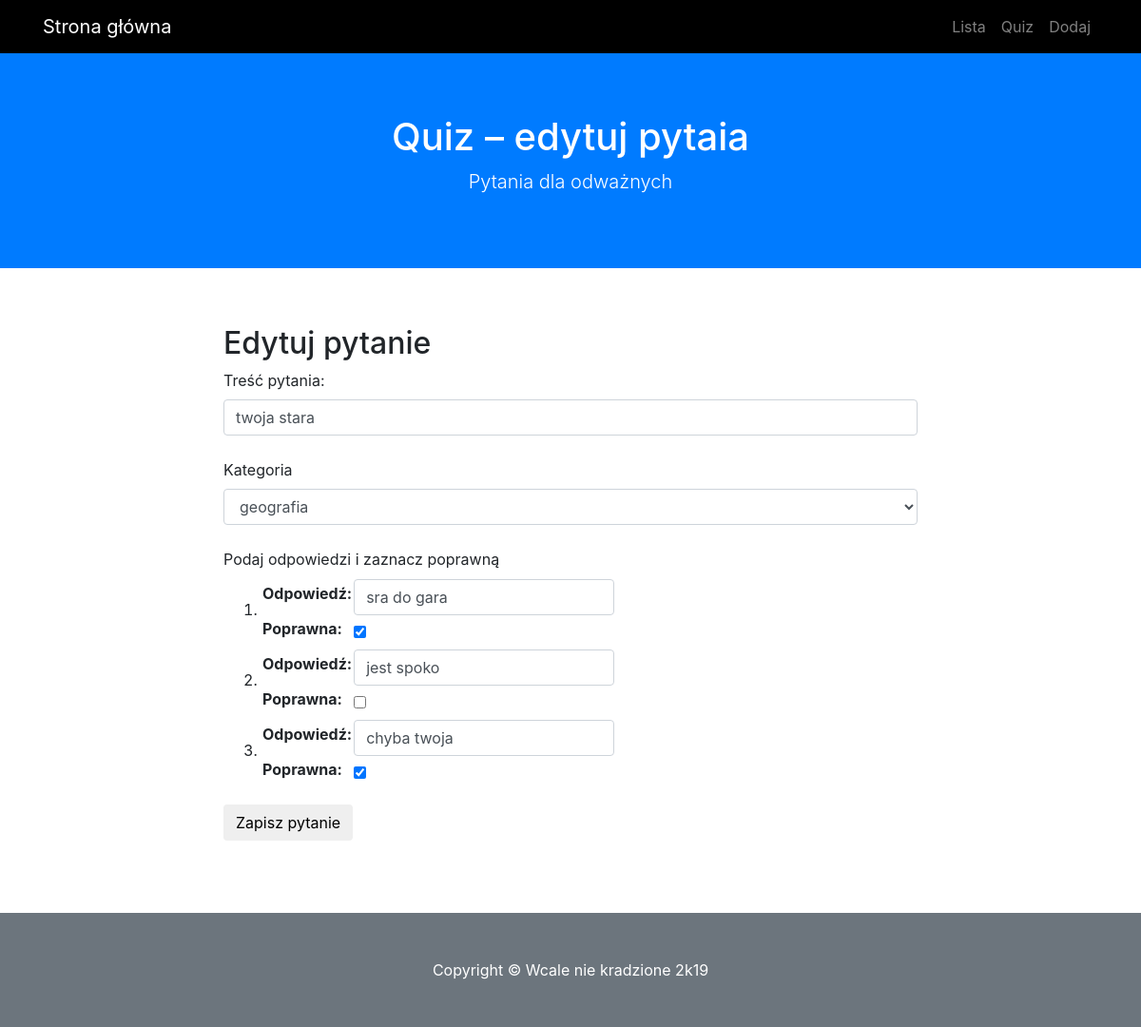
/edytuj/5, run on an earlier commit of the app's database.
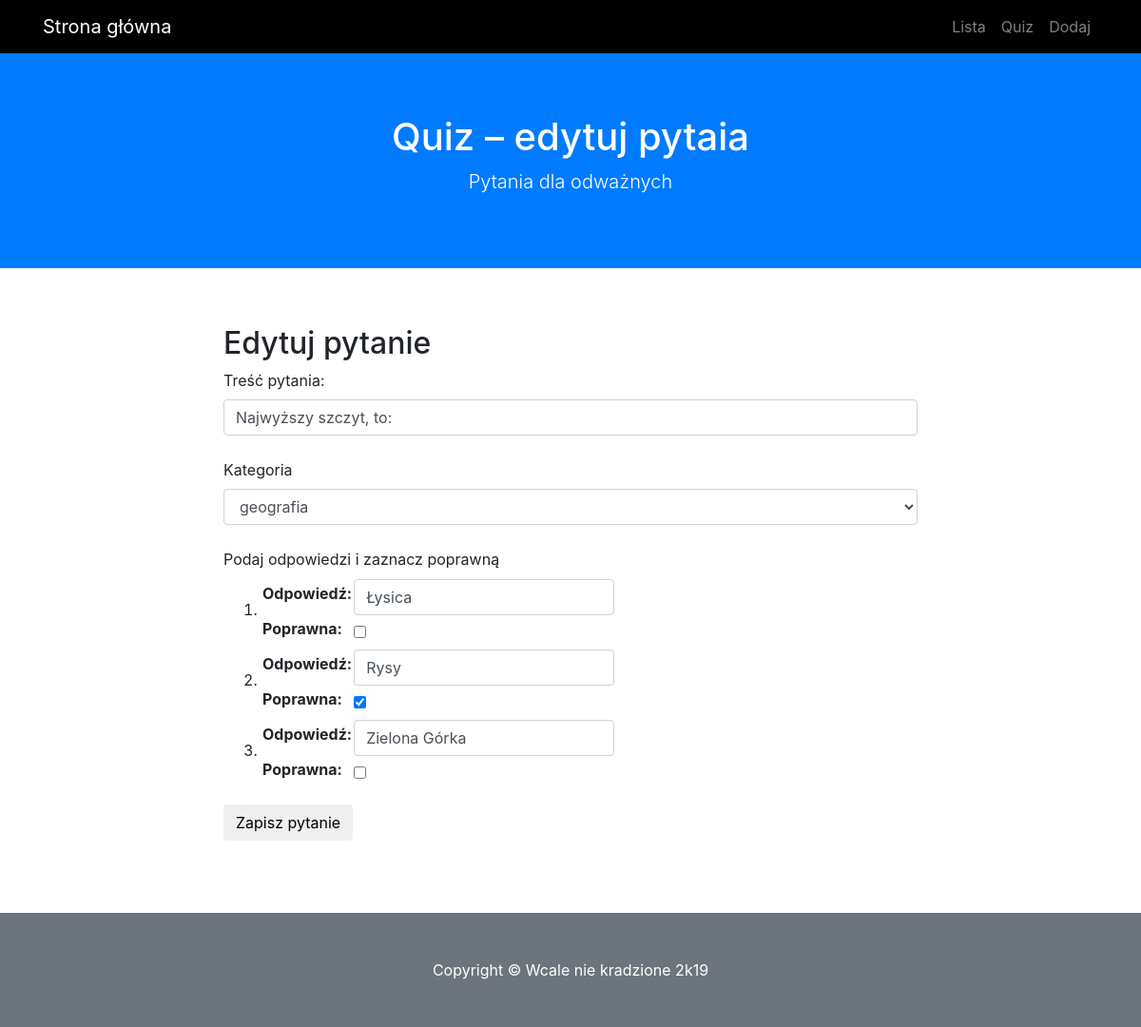
And on a later commit of the database.
### modele.py (models this page shows)
class BazaModel(Model):
    class Meta:
        database = baza

class Pytanie(BazaModel):
    pytanie = CharField(null=False)
    kategoria = ForeignKeyField(Kategoria, related_name='pytania')

### views.py (the view)
@app.route('/edytuj/<int:pid>', methods=['GET', 'POST'])
def edytuj(pid):
    p = get_or_404(pid)
    form = DodajForm(obj=p)
    form.kategoria.choices = [(k.id, k.kategoria) for k in Kategoria.select()]
    form.kategoria.data = p.kategoria.id
    if form.validate_on_submit():
        p.pytanie = form.pytanie.data
        p.kategoria = form.kategoria.data
        p.save()
        for o in form.odpowiedzi.data:
            odp = Odpowiedz.get_by_id(o['id'])
            odp.odpowiedz=o['odpowiedz']
            odp.odpok=int(o['odpok'])
            odp.save()
        flash("Zaktualizowano pytanie:  {}".format(form.pytanie.data))
        redirect(url_for('lista'))
    else:
        flash_errors(form)
    odpowiedzi = []
    for o in Odpowiedz.select().where(Odpowiedz.pytanie == p.id).dicts():
        odpowiedzi.append(o)
    form.odpowiedzi(data=odpowiedzi)
    return render_template('edytuj.html', form=form)

### forms.py
class DodajForm(FlaskForm):
    id = HiddenField('Pytanie id')
    pytanie = StringField('Treść pytania:',
                          validators=[Required(message=blad1)])
    kategoria = SelectField('Kategoria', coerce=int)
    odpowiedzi = FieldList(FormField(OdpForm), min_entries=3)

class OdpForm(FlaskForm):
    id = HiddenField('Odpowiedź id')
    pytanie = HiddenField('Pytanie id')
    odpowiedz = StringField('Odpowiedź:',
                             validators=[Required(message=blad1)],
                             render_kw={'class':'form-control'})
    odpok = BooleanField('Poprawna:')

### app.py (called while the page is built)
@app.before_request
def before_request():
    g.db = baza
    g.db.connect(reuse_if_open=True)

@app.after_request
def after_request(response):
    g.db.close()
    return response

### views.py (called while the page is built)
def flash_errors(form):
    for field, errors in form.errors.items():
        for error in errors:
            if type(error) is list:
                error = error[0]
            flash("Błąd: {}. Pole: {}".format(
                error,
                getattr(form, field).label.text))

def get_or_404(pid):
    try:
        p = Pytanie.get_by_id(pid)
        return p
    except Pytanie.DoesNotExist:
        abort(404)

### templates/edytuj.html (shortened to what this page needs)
{% extends "szablon.html" %}
{% block h1 %}Quiz – edytuj pytaia{% endblock %}
{% block tresc %}
    <h2>Edytuj pytanie</h2>
    {% include "pytanie_form.html" %}
{% endblock %}

### templates/pytanie_form.html (shortened to what this page needs)
<form method="POST" action="">
        <div class="form-group">
        {{ form.pytanie.label }}<br>
        {{ form.pytanie(class_="form-control") }}<br>
        {{ form.kategoria.label }}<br>
        {{ form.kategoria(class_="form-control") }}<br>
    <label>Podaj odpowiedzi i zaznacz poprawną</label><br>
    <ol>
    {% for o in form.odpowiedzi %}
        <li>{{ o }}</li>
    {% endfor %}
    </ol>
        <input type="submit" class="btn btn-default" value="Zapisz pytanie">
    </div>
</form>

What changed in the data, as far as the page shows it:
changed Pytanie "geografia": pytanie "twoja stara" → "Najwyższy szczyt, to:"
Also different on the page:
form field o: "sra do gara" → "Łysica"
form field o: "☑" → "☐"
form field o: "jest spoko" → "Rysy"
form field o: "☐" → "☑"
form field o: "chyba twoja" → "Zielona Górka"
